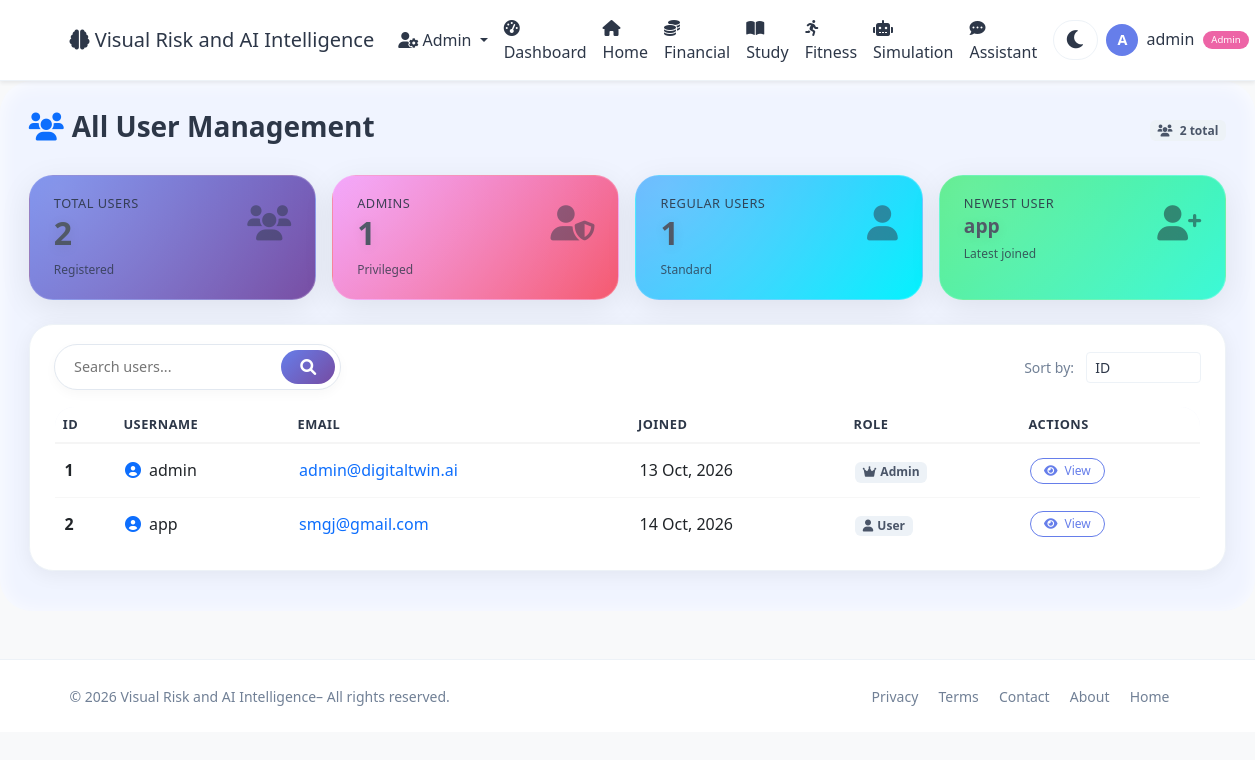
The app's page /admin/users (signed in) with its own data.
### app.py (models this page shows, shortened)
class User(UserMixin, db.Model):
    id = db.Column(db.Integer, primary_key=True)
    username = db.Column(db.String(80), unique=True, nullable=False)
    email = db.Column(db.String(120), unique=True, nullable=False)
    password_hash = db.Column(db.String(200), nullable=False)
    age = db.Column(db.Integer, default=25)
    occupation = db.Column(db.String(100), default='Student')
    monthly_income = db.Column(db.Float, default=50000)
    monthly_expenses = db.Column(db.Float, default=35000)
    savings = db.Column(db.Float, default=100000)
    study_hours_per_week = db.Column(db.Float, default=20)
    fitness_hours_per_week = db.Column(db.Float, default=5)
    sleep_hours_per_day = db.Column(db.Float, default=7)
    created_at = db.Column(db.DateTime, default=datetime.utcnow)
    is_admin = db.Column(db.Boolean, default=False)
    transactions = db.relationship('Transaction', backref='user', lazy=True)
    study_logs = db.relationship('StudyLog', backref='user', lazy=True)
    fitness_logs = db.relationship('FitnessLog', backref='user', lazy=True)
    goals = db.relationship('Goal', backref='user', lazy=True)

### app.py (the view)
@app.route('/admin/users')
@login_required
def admin_users():
    if not current_user.is_admin:
        flash('Admin access required.')
        return redirect(url_for('user_dashboard'))
    users = User.query.all()
    return render_template('admin/users.html', users=users)

### app.py (called while the page is built)
@app.context_processor
def utility_processor():
    return dict(datetime=datetime)

@login_manager.user_loader
def load_user(user_id):
    return User.query.get(int(user_id))

### templates/admin/users.html (shortened to what this page needs)
{% extends "base.html" %}
{% block content %}
<div class="users-wrapper">
    <div class="d-flex flex-wrap justify-content-between align-items-center mb-4">
        <h3 class="fw-bold"><i class="fas fa-users text-primary me-2"></i>All User Management</h3>
        <span class="badge bg-light text-dark"><i class="fas fa-users me-1"></i> {{ users|length }} total</span>
    </div>
    <div class="row g-3 mb-4">
        <div class="col-6 col-md-3">
            <div class="metric-card" style="background: linear-gradient(135deg, #667eea, #764ba2);">
                <div class="d-flex justify-content-between align-items-start">
                    <div>
                        <h5>Total Users</h5>
                        <h2>{{ users|length }}</h2>
                        <small>Registered</small>
                    </div>
                    <div class="card-icon"><i class="fas fa-users"></i></div>
                </div>
            </div>
        </div>
        <div class="col-6 col-md-3">
            <div class="metric-card" style="background: linear-gradient(135deg, #f093fb, #f5576c);">
                <div class="d-flex justify-content-between align-items-start">
                    <div>
                        <h5>Admins</h5>
                        <h2>{{ users|selectattr('is_admin')|list|length }}</h2>
                        <small>Privileged</small>
                    </div>
                    <div class="card-icon"><i class="fas fa-user-shield"></i></div>
                </div>
            </div>
        </div>
        <div class="col-6 col-md-3">
            <div class="metric-card" style="background: linear-gradient(135deg, #4facfe, #00f2fe);">
                <div class="d-flex justify-content-between align-items-start">
                    <div>
                        <h5>Regular Users</h5>
                        <h2>{{ users|rejectattr('is_admin')|list|length }}</h2>
                        <small>Standard</small>
                    </div>
                    <div class="card-icon"><i class="fas fa-user"></i></div>
                </div>
            </div>
        </div>
        <div class="col-6 col-md-3">
            <div class="metric-card" style="background: linear-gradient(135deg, #43e97b, #38f9d7); color: #1a202c;">
                <div class="d-flex justify-content-between align-items-start">
                    <div>
                        <h5>Newest User</h5>
                        <h2 style="font-size:1.2rem;">{{ users[-1].username if users else 'N/A' }}</h2>
                        <small>Latest joined</small>
                    </div>
                    <div class="card-icon"><i class="fas fa-user-plus" style="color: #1a202c;"></i></div>
                </div>
            </div>
        </div>
    </div>
    <div class="glass-card">
        <div class="d-flex flex-wrap justify-content-between align-items-center mb-3">
            <div class="search-box">
                <input type="text" id="userSearch" placeholder="Search users..." onkeyup="filterUsers()">
                <button onclick="filterUsers()"><i class="fas fa-search"></i></button>
            </div>
            <div>
                <span class="text-muted small me-2">Sort by:</span>
                <select class="form-select form-select-sm d-inline-block w-auto" onchange="sortTable(this.value)">
                    <option value="id">ID</option>
                </select>
            </div>
        </div>
        <div class="table-responsive">
            <table class="table table-glass table-hover mb-0" id="userTable">
                <thead>
                    <tr>
                        <th>ID</th>
                        <th>Username</th>
                        <th>Email</th>
                        <th>Joined</th>
                        <th>Role</th>
                        <th>Actions</th>
                    </tr>
                </thead>
                <tbody>
                    {% for u in users %}
                    <tr>
                        <td><span class="fw-bold">{{ u.id }}</span></td>
                        <td><i class="fas fa-user-circle me-2 text-primary"></i>{{ u.username }}</td>
                        <td><a href="mailto:{{ u.email }}" class="text-decoration-none">{{ u.email }}</a></td>
                        <td>{{ u.created_at.strftime('%d %b, %Y') }}</td>
                        <td>
                            {% if u.is_admin %}
                                <span class="badge badge-admin"><i class="fas fa-crown me-1"></i>Admin</span>
                            {% else %}
                                <span class="badge badge-user"><i class="fas fa-user me-1"></i>User</span>
                            {% endif %}
                        </td>
                        <td>
                            <a href="{{ url_for('admin_user_detail', user_id=u.id) }}" class="btn btn-outline-primary action-btn">
                                <i class="fas fa-eye me-1"></i> View
                            </a>
                        </td>
                    </tr>
                    {% endfor %}
                </tbody>
            </table>
        </div>
    </div>
</div>
{% endblock %}

### templates/base.html (shortened to what this page needs)
<!DOCTYPE html>
<html lang="en" data-theme="light">
<head>
    <link href="https://cdn.jsdelivr.net/npm/bootstrap@5.3.0/dist/css/bootstrap.min.css" rel="stylesheet">
    <link rel="stylesheet" href="https://cdnjs.cloudflare.com/ajax/libs/font-awesome/6.0.0/css/all.min.css">
</head>
<body>
    <nav class="navbar navbar-expand-lg navbar-light bg-white shadow-sm">
        <div class="container">
            <a class="navbar-brand" href="{{ url_for('index') }}">
                <i class="fas fa-brain"></i> Visual Risk and AI Intelligence
            </a>
            <div class="collapse navbar-collapse" id="navbarNav">
                <ul class="navbar-nav ms-auto align-items-lg-center">
                    {% if current_user.is_authenticated %}
                        {% if current_user.is_admin %}
                            <li class="nav-item dropdown">
                                <a class="nav-link dropdown-toggle" href="#" id="adminDropdown" role="button" data-bs-toggle="dropdown">
                                    <i class="fas fa-user-cog"></i> Admin
                                </a>
                            </li>
                        {% endif %}
                        <li class="nav-item">
                            <a class="nav-link" href="{{ url_for('user_dashboard') }}">
                                <i class="fas fa-tachometer-alt me-1"></i>Dashboard
                            </a>
                        </li>
                    <li class="nav-item">
                            <a class="nav-link" href="{{ url_for('index') }}">
                                <i class="fas fa-home"></i>Home
                            </a>
                        </li>
                        <li class="nav-item">
                            <a class="nav-link" href="{{ url_for('user_financial') }}">
                                <i class="fas fa-coins me-1"></i>Financial
                            </a>
                        </li>
                        <li class="nav-item">
                            <a class="nav-link" href="{{ url_for('user_study') }}">
                                <i class="fas fa-book-open me-1"></i>Study
                            </a>
                        </li>
                        <li class="nav-item">
                            <a class="nav-link" href="{{ url_for('user_fitness') }}">
                                <i class="fas fa-running me-1"></i>Fitness
                            </a>
                        </li>
                        <li class="nav-item">
                            <a class="nav-link" href="{{ url_for('user_simulation') }}">
                                <i class="fas fa-robot me-1"></i>Simulation
                            </a>
                        </li>
                        <li class="nav-item">
                            <a class="nav-link" href="{{ url_for('user_assistant') }}">
                                <i class="fas fa-comment-dots me-1"></i>Assistant
                            </a>
                        </li>
                        <li class="nav-item">
                            <button class="theme-toggle" id="themeToggle" aria-label="Toggle theme">
                                <i class="fas fa-moon"></i>
                            </button>
                        </li>
                        <li class="nav-item dropdown">
                            <a class="nav-link dropdown-toggle" href="#" id="userDropdown" role="button" data-bs-toggle="dropdown">
                                <span class="user-avatar">{{ current_user.username[0]|upper }}</span>
                                <span class="ms-1">{{ current_user.username }}</span>
                                {% if current_user.is_admin %}
                                    <span class="admin-badge">Admin</span>
                                {% endif %}
                            </a>
                        </li>
                    {% endif %}
                </ul>
            </div>
        </div>
    </nav>
    {% block content %}{% endblock %}
    <footer class="mt-5 py-4 bg-light border-top">
        <div class="container">
            <div class="row align-items-center">
                <div class="col-md-6 text-center text-md-start">
                    <span class="text-muted small">© 2026 Visual Risk and AI Intelligence– All rights reserved.</span>
                </div>
                <div class="col-md-6 text-center text-md-end">
                    <a href="{{ url_for('privacy') }}" class="text-muted text-decoration-none me-3 small">Privacy</a>
                    <a href="{{ url_for('terms') }}" class="text-muted text-decoration-none me-3 small">Terms</a>
                    <a href="{{ url_for('contact') }}" class="text-muted text-decoration-none me-3 small">Contact</a>
                    <a href="{{ url_for('about') }}" class="text-muted text-decoration-none me-3 small">About</a>
                    <a href="{{ url_for('index') }}" class="text-muted text-decoration-none me-3 small">Home</a>
                </div>
            </div>
        </div>
    </footer>
</body>
</html>

### templates/base.html (style rules this page uses)
:root { --bg-body: #f8f9fa; --bg-navbar: #ffffff; --bg-card: #ffffff; --text-primary: #2d3748; --text-muted: #718096; --border-color: #edf2f7; --shadow: 0 4px 20px rgba(0,0,0,0.06); --glass-bg: rgba(255,255,255,0.6); --glass-border: rgba(255,255,255,0.25); --accent: #667eea; --accent-gradient: linear-gradient(135deg, #667eea, #764ba2); --bg-input: #ffffff; --bg-light: #f7fafc; --bg-wrapper: #f0f4ff; --bg-hero: linear-gradient(135deg, #667eea 0%, #764ba2 100%); --dropdown-bg: #ffffff; --dropdown-text: #2d3748; --btn-bg: #667eea; --btn-hover: #5a6fd6; --badge-bg: #edf2f7; --badge-text: #4a5568; --progress-bg: #edf2f7; --progress-fill: linear-gradient(90deg, #667eea, #764ba2); }
body { background: var(--bg-body) !important; color: var(--text-primary) !important; font-family: 'Segoe UI', Tahoma, Geneva, Verdana, sans-serif; transition: background 0.3s, color 0.3s; }
.navbar { background: var(--bg-navbar) !important; border-bottom: 1px solid var(--border-color); }
.navbar-brand, .nav-link { color: var(--text-primary) !important; }
.btn-outline-primary { color: var(--accent) !important; border-color: var(--accent) !important; }
.card, .glass-card, .chart-container, .predict-card, .profile-card, .goals-card, .card-glass, .chart-box, .predict-box, .activity-card { background: var(--bg-card) !important; border-color: var(--border-color) !important; color: var(--text-primary) !important; box-shadow: var(--shadow) !important; }
.bg-light, .bg-white { background: var(--bg-card) !important; }
.text-muted { color: var(--text-muted) !important; }
.form-control, .form-select { background: var(--bg-input) !important; color: var(--text-primary) !important; border-color: var(--border-color) !important; }
.table { color: var(--text-primary) !important; }
.metric-card { color: var(--text-primary) !important; }
.metric-card h2, .metric-card h5, .metric-card small { color: inherit !important; }
.dashboard-wrapper, .finance-wrapper, .study-wrapper, .fitness-wrapper, .assistant-wrapper, .sim-wrapper, .users-wrapper, .detail-wrapper, .about-wrapper, .privacy-wrapper, .terms-wrapper, .contact-wrapper { background: var(--bg-wrapper) !important; }
.border-top, .border-bottom { border-color: var(--border-color) !important; }
.badge { background: var(--badge-bg) !important; color: var(--badge-text) !important; }
.theme-toggle { background: transparent; border: none; font-size: 1.3rem; color: var(--text-primary); cursor: pointer; transition: transform 0.3s; padding: 0.2rem 0.7rem; border-radius: 30px; background: var(--bg-input); margin-left: 0.5rem; border: 1px solid var(--border-color); }
.user-avatar { width: 32px; height: 32px; border-radius: 50%; background: var(--accent); color: white; display: inline-flex; align-items: center; justify-content: center; font-weight: 600; font-size: 0.9rem; }
.admin-badge { font-size: 0.6rem; background: #ed64a6; color: white; padding: 0.15rem 0.5rem; border-radius: 30px; margin-left: 0.3rem; vertical-align: middle; }

### records on screen
User: username "A", username "admin", id "1", email "admin@digitaltwin.ai", created_at "13 Oct, 2026", is_admin True (drawn)
User: username "app", id "2", email "smgj@gmail.com", created_at "14 Oct, 2026", is_admin False (drawn)

### other values on screen
{{ users|length }} "2"
{{ users|selectattr('is_admin')|list|length }} "1"
{{ users|rejectattr('is_admin')|list|length }} "1"
